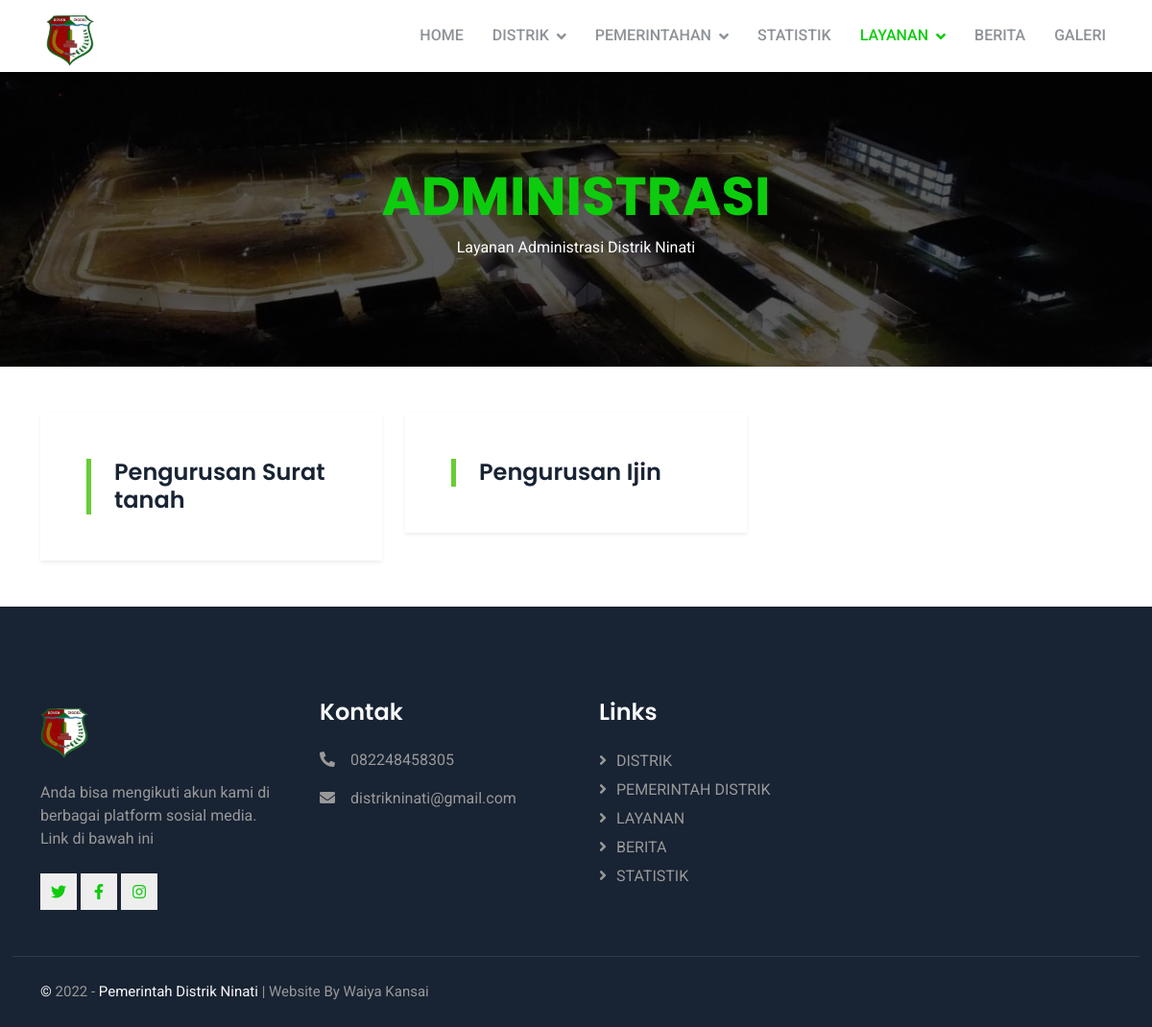
The app's page /administrasi/ with its own data.
### administrasi/models.py (models this page shows, shortened)
class Administrasi(models.Model):
    nama_layanan = models.CharField(max_length=100)
    persyaratan = RichTextField(blank=True, null=True)
    slug = models.SlugField(blank=True,editable=False)

### administrasi/views.py (the view)
# urls.py: path('',views.index, name='index'),
def index(request):
    subtitle = 'Layanan Administrasi Distrik Ninati'
    administrasi = Administrasi.objects.all()
    context= {
        'title' : 'Administrasi',
        'subtitle': subtitle,
        'administrasi': administrasi,
    }
    return render(request, 'administrasi/index.html', context)

### templates/administrasi/index.html
{% extends '../subbase.html' %}
{% block content %}
   <div class="container">
    <div class="isi">
        <div class="row g-4">
            {% if administrasi %}
            {% for administrasi in administrasi %}
            <div class="col-lg-4 col-md-6 wow fadeInUp" data-wow-delay="0.1s">
                <div class="shadow-sm p-5 text-administrasi" >
                <a href="{% url 'administrasi:detail' administrasi.slug %}">
                    <div class="border-start border-5 border-primary ps-4">
                    <h4 class="display-20 mb-0 text-administrasi">
                        {{administrasi.nama_layanan}}
                    </h4>
                    </div>
                </a>
                </div>
            </div>
            {% endfor %}
            {% else %}
            <center><p>Belum ada layanan administrasi</p></center>
            {% endif %}
        </div>
    </div>
   </div>
{% endblock content %}

### static/css/style.css (style rules this page uses)
:root { --primary: #0dcc0d; --secondary: #8D9297; --light: #F8F9FA; --dark: #182333; }
.isi { color: #484848; }

### records on screen
Administrasi: nama_layanan "Pengurusan Surat tanah"
Administrasi: nama_layanan "Pengurusan Ijin"

### other values on screen
{{ title | upper }} "ADMINISTRASI"
{{ subtitle }} "Layanan Administrasi Distrik Ninati"
